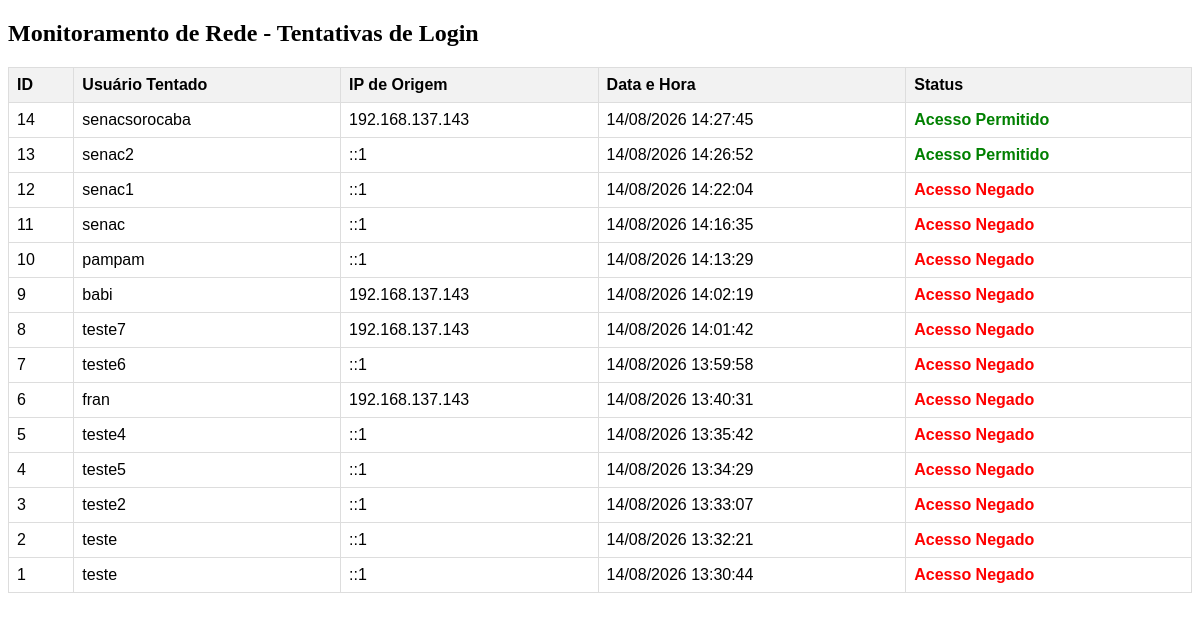
Page /auditoria.php on the committed database.
### tables this page shows
CREATE TABLE `log_tentativas` (
  `id` int(11) NOT NULL,
  `usuario_tentado` varchar(50) DEFAULT NULL,
  `senha_tentada` varchar(50) DEFAULT NULL,
  `ip_origem` varchar(45) DEFAULT NULL,
  `data_hora` datetime DEFAULT current_timestamp(),
  `sucesso` tinyint(1) DEFAULT NULL
);

### auditoria.php (the view, shortened to what this page needs)
<?php
include 'conexao.php';
$sql = "SELECT * FROM log_tentativas ORDER BY data_hora DESC LIMIT 20";
$result = $conn->query($sql);
?>
<!DOCTYPE html>
<html lang="pt-BR">
<head>
</head>
<body>
    <h2>Monitoramento de Rede - Tentativas de Login</h2>
    <table>
        <tr>
            <th>ID</th>
            <th>Usuário Tentado</th>
            <th>IP de Origem</th>
            <th>Data e Hora</th>
            <th>Status</th>
        </tr>
        <?php
        if ($result->num_rows > 0) {
            while($row = $result->fetch_assoc()) {
                $status_class = $row['sucesso'] ? 'sucesso' : 'falha';
                $status_texto = $row['sucesso'] ? 'Acesso Permitido' : 'Acesso Negado';
                echo "<tr>";
                echo "<td>" . $row['id'] . "</td>";
                echo "<td>" . htmlspecialchars($row['usuario_tentado']) . "</td>";
                echo "<td>" . $row['ip_origem'] . "</td>";
                echo "<td>" . date('d/m/Y H:i:s', strtotime($row['data_hora'])) . "</td>";
                echo "<td class='$status_class'>" . $status_texto . "</td>";
                echo "</tr>";
            }
        } else {
            echo "<tr><td colspan='5'>Nenhum registro encontrado.</td></tr>";
        }
        ?>
    </table>
</body>
</html>

### auditoria.php (style rules this page uses)
table { border-collapse: collapse; width: 100%; font-family: sans-serif; }
th, td { border: 1px solid #ddd; padding: 8px; text-align: left; }
th { background-color: #f2f2f2; }
.falha { color: red; font-weight: bold; }
.sucesso { color: green; font-weight: bold; }

### rows in the picture
log_tentativas: id "14", usuario_tentado "senacsorocaba", ip_origem "192.168.137.143", data_hora "14/08/2026 14:27:45", sucesso "Acesso Permitido"
log_tentativas: id "13", usuario_tentado "senac2", ip_origem "::1", data_hora "14/08/2026 14:26:52", sucesso "Acesso Permitido"
log_tentativas: id "12", usuario_tentado "senac1", ip_origem "::1", data_hora "14/08/2026 14:22:04", sucesso "Acesso Negado"
log_tentativas: id "11", usuario_tentado "senac", ip_origem "::1", data_hora "14/08/2026 14:16:35", sucesso "Acesso Negado"
log_tentativas: id "10", usuario_tentado "pampam", ip_origem "::1", data_hora "14/08/2026 14:13:29", sucesso "Acesso Negado"
log_tentativas: id "9", usuario_tentado "babi", ip_origem "192.168.137.143", data_hora "14/08/2026 14:02:19", sucesso "Acesso Negado"
log_tentativas: id "8", usuario_tentado "teste7", ip_origem "192.168.137.143", data_hora "14/08/2026 14:01:42", sucesso "Acesso Negado"
log_tentativas: id "7", usuario_tentado "teste6", ip_origem "::1", data_hora "14/08/2026 13:59:58", sucesso "Acesso Negado"
log_tentativas: id "6", usuario_tentado "fran", ip_origem "192.168.137.143", data_hora "14/08/2026 13:40:31", sucesso "Acesso Negado"
log_tentativas: id "5", usuario_tentado "teste4", ip_origem "::1", data_hora "14/08/2026 13:35:42", sucesso "Acesso Negado"
log_tentativas: id "4", usuario_tentado "teste5", ip_origem "::1", data_hora "14/08/2026 13:34:29", sucesso "Acesso Negado"
log_tentativas: id "3", usuario_tentado "teste2", ip_origem "::1", data_hora "14/08/2026 13:33:07", sucesso "Acesso Negado"
log_tentativas: id "2", usuario_tentado "teste", ip_origem "::1", data_hora "14/08/2026 13:32:21", sucesso "Acesso Negado"
log_tentativas: id "1", usuario_tentado "teste", ip_origem "::1", data_hora "14/08/2026 13:30:44", sucesso "Acesso Negado"
